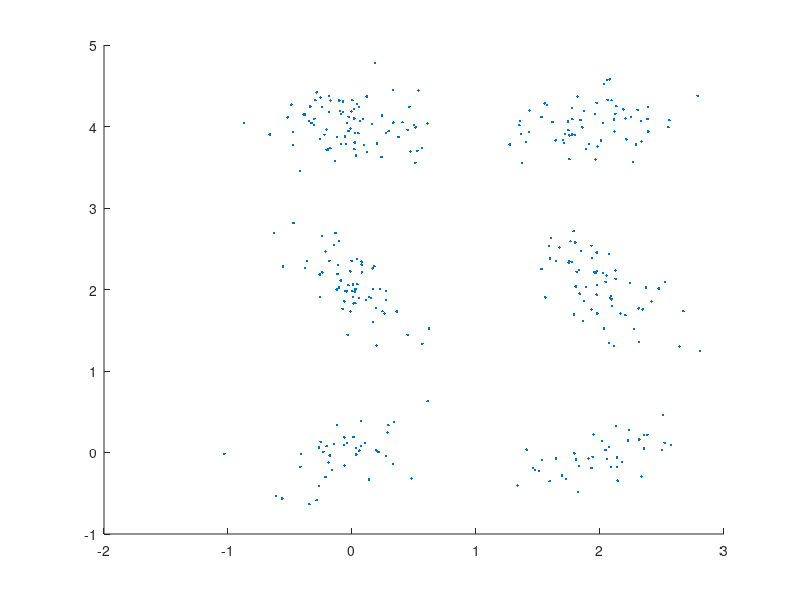

The MATLAB script that drew this image: (Note: this script raises an error after producing the figure.)
% SUMMARY:  Demo of using HMM toolbox wrote by KQQ
%           1.GMM, 2.Multinominal-HMM, 3.Gaussian-HMM, 4.GMM-HMM
% AUTHOR:   QIUQIANG KONG
% Created:  25-11-2015
% Modified: 11-12-2015 Add vertibi decode to GMM-HMM
% ===========================================================
function test_hmm
close all
addpath('voicebox')
addpath('matlab-gmm')

% pseudo ranom
% rng(0)

choose = 4;

switch choose
    case 1
        GmmTest(); 
        return;
    case 2
        DhmmTest(); 
        return;
    case 3
        ChmmGaussTest();
        return
    case 4
        ChmmGaussMixTest();
        return
end

end

% ================================
function GmmTest()
% generate data
X1 = mvnrnd([0,0], [0.5, 0.2; 0.2, 0.3]/4, 50);
X2 = mvnrnd([2,2], [0.3, -0.2; -0.2, 0.5]/4, 70);
X3 = mvnrnd([4,0], [0.5, 0; 0, 0.3]/4, 100);
X4 = [10,10;];
X = [X1; X2; X3; X4];

% plot data
scatter(X(:,1), X(:,2), '.'); hold on

% run gmm
mix_num = 6;
[pi, mu, Sigma, loglik] = Gmm(X, mix_num, 'cov_type', 'diag', 'cov_thresh', 1e-1, 'restart_num', 1, 'iter_num', 100);

% plot gaussians
for i1 = 1:mix_num
    error_ellipse(Sigma(:,:,i1), mu(:,i1)', 'style', 'r'), hold on
end
end

% ================================
function DhmmTest()
% generate data
Data{1} = [1 1 1 4 1 1 1 2 2 2 2 2 2 1 2 2 2 2 3 3 3 3 3 1 3 3 3]';
Data{2} = [1 1 2 1 1 1 1 1 2 2 2 3 2 2 2 2 2 3 3 3 3 3 4 3 3 3]';
Data_new = [1 1 1 1 1 1 1 2 2 2 2 2 2 2 3 3 3 3 3 3]';

Q = 3;  % num of states
M = 4;  % num of multinominal

% init p(z1)
tmp = rand(1,Q);
p_start0 = tmp / sum(tmp);

% init p(zn-1, zn), dim 1: Q, dim 2: Q
A0 = [0.8 0.2 0; 0 0.8 0.2; 0 0 1];

% init para of emission probability
phi0.B = ones(M,Q) / M;

% run discrete hmm
[p_start, A, phi, loglik] = Dhmm(Data, Q, M, 'p_start0', p_start0, 'A0', A0, 'phi0', phi0, 'iter_num', 100);

% Calculate p(X) & vertibi decode
logp_xn_given_zn = Discrete_logp_xn_given_zn(Data_new, phi);
[~,~, loglik] = LogForwardBackward(logp_xn_given_zn, p_start, A);
path = LogViterbiDecode(logp_xn_given_zn, p_start, A);

p_start0
A0
p_start
A
phi.B
loglik
path'

end


% ================================
function ChmmGaussTest()
% Generate Data
for i1 = 1:2
    X1 = mvnrnd([0,0], [0.5, 0.2; 0.2, 0.3]/5, 20);
    X2 = mvnrnd([0,2], [0.3, -0.2; -0.2, 0.5]/5, 30);
    X3 = mvnrnd([0,4], [0.5, 0; 0, 0.3]/5, 40);
    X = [X1; X2; X3];
    Data{i1} = X;
end
Xall = cell2mat(Data');
scatter(Xall(:,1), Xall(:,2), '.'); hold on

Q = 3;  % state num
p = 2;  % feature dim

p_start0 = [1 0 0];
A0 = [0.8 0.2 0; 0 0.8 0.2; 0 0 1];

[p_start, A, phi, loglik] = ChmmGauss(Data, Q);
% [p_start, A, phi, loglik] = ChmmGauss(Data, Q, 'p_start0', p_start0, 'A0', A0, 'phi0', phi0, 'cov_type', 'diag', 'cov_thresh', 1e-1);

% Calculate p(X) & vertibi decode
logp_xn_given_zn = Gauss_logp_xn_given_zn(Data{1}, phi);
[~,~, loglik] = LogForwardBackward(logp_xn_given_zn, p_start, A);
path = LogViterbiDecode(logp_xn_given_zn, p_start, A);

p_start0
A0
p_start
A
phi
loglik
path'

% plot gaussians
error_ellipse(reshape(phi.Sigma(:,:,1),p,p), phi.mu(:,1)', 'style', 'r'); hold on
error_ellipse(reshape(phi.Sigma(:,:,2),p,p), phi.mu(:,2)', 'style', 'g'); hold on
error_ellipse(reshape(phi.Sigma(:,:,3),p,p), phi.mu(:,3)', 'style', 'k'); hold on
end

% ================================
function ChmmGaussMixTest()
% Generate Data
for i1 = 1:2
    X1 = mvnrnd([0,0], [0.5, 0.2; 0.2, 0.3]/5, 20);
    X2 = mvnrnd([0,2], [0.3, -0.2; -0.2, 0.5]/5, 30);
    X3 = mvnrnd([0,4], [0.5, 0; 0, 0.3]/5, 40);
    X = [X1; X2; X3];
    Data{i1} = X;
end
for i1 = 3:4
    X1 = mvnrnd([2,0], [0.5, 0.2; 0.2, 0.3]/5, 20);
    X2 = mvnrnd([2,2], [0.3, -0.2; -0.2, 0.5]/5, 30);
    X3 = mvnrnd([2,4], [0.5, 0; 0, 0.3]/5, 30);
    X = [X1; X2; X3];
    Data{i1} = X;
end
Xall = cell2mat(Data');
scatter(Xall(:,1), Xall(:,2), '.'); hold on

Q = 3;      % state num
M = 2;      % mix num
p = 2;      % feature dim

% Train Gmm-Hmm model
[p_start, A, phi, loglik] = ChmmGmm(Data, Q, M);
% [p_start, A, phi, loglik] = ChmmGmm(Data, Q, M, 'p_start0', p_start0, 'A0', A0, 'phi0', phi0, 'cov_type', 'diag', 'cov_thresh', 1e-1)

% Calculate p(X) & vertibi decode
logp_xn_given_zn = Gmm_logp_xn_given_zn(Data{1}, phi);
[~,~, loglik] = LogForwardBackward(logp_xn_given_zn, p_start, A);
path = LogViterbiDecode(logp_xn_given_zn, p_start, A);

p_start
A
phi
loglik
path'


color = {'r', 'g', 'k'};
for q = 1:Q
    for m = 1:M
        error_ellipse(phi.Sigma(:,:,m,q), phi.mu(:,m,q), 'style', color{q}); hold on
    end
end

end
